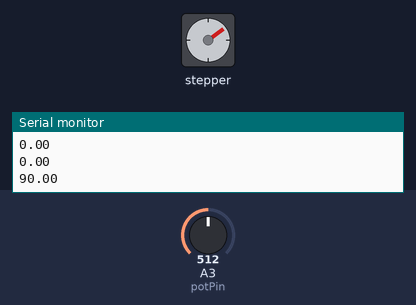
This sketch was run on a simulated Arduino Uno, built with avr-gcc and run on an emulated ATmega328P. Parts: stepper motor, the last lines printed to the serial monitor. Inputs (shaded band) come from the test bench; at power-on: A3 (potPin) = 512. Stepper angles assume 512 steps per turn.

Above: at 1.2 s.
1.3 s: A3 (potPin) set to 900
At 2.54 s:
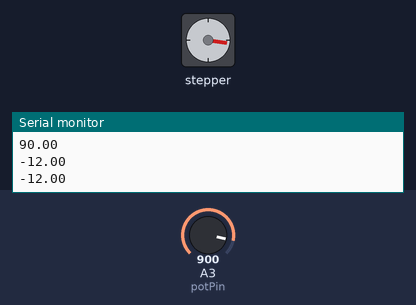
4.8 s: A3 (potPin) set to 1023
At 4.97 s:
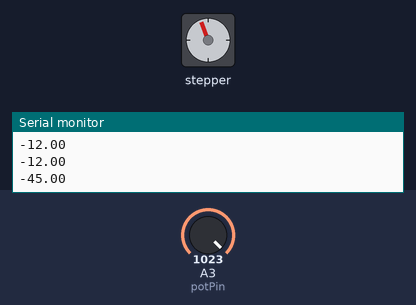
Timing chart, 0 to 17.8 s (numbered marks = the images above; inputs shaded):
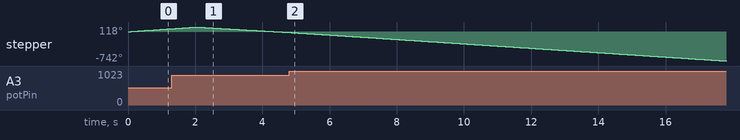

The sketch:

PIDLoop.ino
```cpp
// Emily Wang and Claire Diehl
// POE Lab 2 : Controlling a motor

// Stepper motor things (shoutout to Adafruit and their "StepperTest" example code)
#include <Wire.h>
#include <Adafruit_MotorShield.h>
#include "utility/Adafruit_PWMServoDriver.h"

// Create the motor shield object with the default I2C address
Adafruit_MotorShield AFMS = Adafruit_MotorShield();
Adafruit_StepperMotor *myMotor = AFMS.getStepper(512, 1);

// Potentiometer things
const int potPin = 3;    // this is the input pin for the potentiometer
const int potStop0 = 0; //potStop0 and potStop1 is the movable angle range when turning potentiometer
const int potStop1 = 270;
const float p2g = 0.263; // = 270/1023 converstion factor from potentiometer measurement (potVal) to degrees
float potVal = 0;       // variable store the potentiometer's analogRead() measurement

// Angular position things
int actualAngle; //potVal converted to angles (degrees); this is the current angular position of the motor
int desiredAngle; //specified by user, any number between 130 and 270
//change back to const int if desired

// Motor movement variables
boolean motorDir; //FORWARD or BACKWARD
int error; // subtraction: desiredAngle - currentAngle

float stepsToNextAngleProp; //proportional control calculation
float stepsToNextAngleDer; //derivative control calculation
float stepsToNextAngle;

// Control constants
float kP = .5; //proportional constant term
float kD = 50; //derivative constant term

// Derivative Control Terms
float errorArray[4]={0,0,0,0};
float errorDerivative;
float total;
int i; //for loop things
long oldTime;
long newTime;
long passedTime;
long currentTime;

void setup() {
  Serial.begin(9600);
  Serial.println('Beginning');

  AFMS.begin();  // create with the default frequency 1.6KHz
  myMotor->setSpeed(10);  // 10 rpm

  potVal = analogRead(potPin);
  actualAngle = potVal * p2g;
  Serial.println(actualAngle);
  Serial.println("");
  desiredAngle = actualAngle + 90;
}

void loop() {
  // Read value of potentiometer and convert it to angles and obtain an error value.
  potVal = analogRead(potPin);
  actualAngle = potVal * p2g;
  error = desiredAngle - actualAngle;

  // Proportional Control
  stepsToNextAngleProp = kP * error;
  stepsToNextAngleProp = abs(stepsToNextAngleProp);

  // Derivative Control
  newTime=millis();
  passedTime = newTime - oldTime;
  if (passedTime >= 20){
    errorArray[0]=errorArray[1];
    errorArray[1]=errorArray[2];
    errorArray[2]=errorArray[3];
    errorArray[3]=error;
    Serial.println("ErrorArray");
    Serial.println(errorArray[0]);
    Serial.println(errorArray[1]);
    Serial.println(errorArray[2]);
    Serial.println(errorArray[3]);
    Serial.println("");
    for (i=0;i<4;i++){
      total=total+errorArray[i];
      //Serial.println("arrayTotal");
      //Serial.println(total);
    oldTime = newTime;
    }
    errorDerivative=total/(400);
    total = 0;
  }
  stepsToNextAngleDer = kD * errorDerivative;
  stepsToNextAngleDer = abs(stepsToNextAngleDer);

  // Add the proportional and derivative things
  stepsToNextAngle = stepsToNextAngleProp + stepsToNextAngleDer;

  // Move the motor!!
  if (error >= 0){
    myMotor->step(stepsToNextAngle, FORWARD, SINGLE);
    Serial.println("FORWARD");
  }

  else if (error <= 0) {
    myMotor->step(stepsToNextAngle, BACKWARD, SINGLE);
    Serial.println("BACKWARD");
  }

  else if (error == 0) {
    myMotor->step(0, BACKWARD, SINGLE);
  }

  // Print everything!
  currentTime = millis();
  Serial.println("currentTime:");
  Serial.println(currentTime);

  //Serial.println("potVal:");
  //Serial.println(potVal);
  Serial.println("actualAngle");
  Serial.println(actualAngle);
  //Serial.println("desiredAngle");
  //Serial.println(desiredAngle); //currently 285
  //Serial.println("error");
  //Serial.println(error);
  //Serial.println("stepsToNextAngleProp:");
  //Serial.println(stepsToNextAngleProp);
  //Serial.println("stepsToNextAngleDer:");
  //Serial.println(stepsToNextAngleDer);
  //Serial.println("stepsToNextAngle:");
  //Serial.println(stepsToNextAngle);
  Serial.println();

}
```
